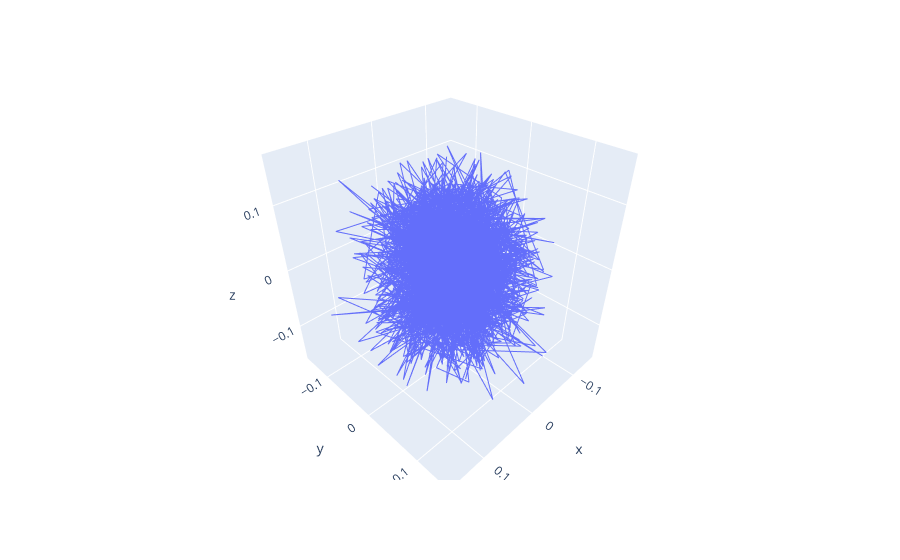

The code cell stored with this chart in its notebook:
### Code cell
dataset = SequentDataset(df_diff[0:2500], n_dots=N_DOTS, n_dot_parameters=N_DOT_PARAMETERS)
test = SequentDataset(df_diff[2500:3000], n_dots=N_DOTS, n_dot_parameters=N_DOT_PARAMETERS)
dataset.plotData()

### Figure 1 — Plotly figure (JSON) as saved in the notebook; plotly's stock layout.template omitted (floating-point values rounded to 4 significant figures; data arrays with more than 128 entries replaced by an {"elided": "..."} marker saying what was removed)
{"data": [{"hovertemplate": "x=%{x}<br>y=%{y}<br>z=%{z}<extra></extra>", "legendgroup": "", "line": {"color": "#636efa", "dash": "solid"}, "marker": {"symbol": "circle"}, "mode": "lines", "name": "", "scene": "scene", "showlegend": false, "type": "scatter3d", "x": {"elided": "2399 float values"}, "y": {"elided": "2399 float values"}, "z": {"elided": "2399 float values"}}], "layout": {"legend": {"tracegroupgap": 0}, "margin": {"t": 60}, "scene": {"domain": {"x": [0, 1], "y": [0, 1]}, "xaxis": {"title": {"text": "x"}}, "yaxis": {"title": {"text": "y"}}, "zaxis": {"title": {"text": "z"}}}}}
